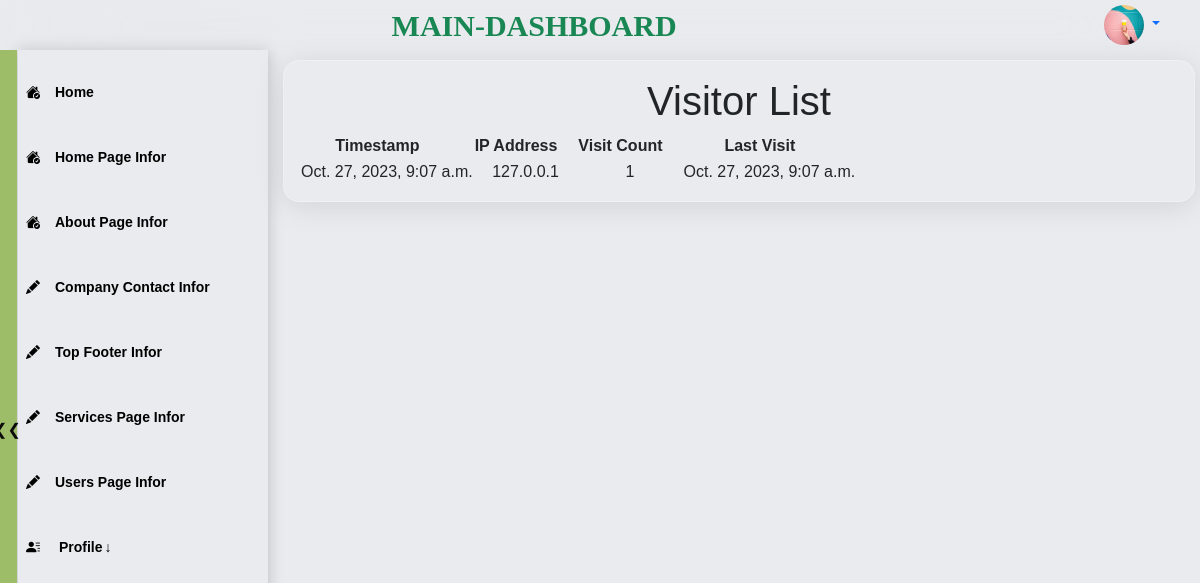
Page /visit-list/ (signed in) on the committed database.
### users/models.py (models this page shows, shortened)
class Profile(models.Model):
    is_staff = models.BooleanField(default=False)
    user = models.OneToOneField(User, on_delete=models.CASCADE) # Delete profile when user is deleted
    phone_number = PhoneNumberField(null=True, blank=True)
    country= CountryField(blank=True)
    title = models.CharField(default='This is the default, title change it in profile.', max_length=200, null=True)
    desc_text='Hey, there is a default text description about you that you can change it by clicking "Edit" or going'
    desc = models.TextField(default=desc_text, max_length=200, null=True)
    image = models.ImageField(default='default.jpg', upload_to='profile_pics')
    github = models.URLField(default='https://www.github.com/', max_length=1000, null=True, blank=True)
    facebook = models.URLField(default='https://www.facebook.com/', max_length=1000, null=True, blank=True)
    googleplus = models.URLField(default='https://www.google.com/', max_length=1000, null=True, blank=True)
    instagram = models.URLField(default='https://www.instagram.com/', max_length=1000, null=True, blank=True)

### visitors_counter/models.py (models this page shows, shortened)
class Visit(models.Model):
    timestamp = models.DateTimeField(default=timezone.now)
    ip_address = models.GenericIPAddressField()
    visit_count = models.PositiveIntegerField(default=1)
    last_visit = models.DateTimeField(default=timezone.now)  # Add this line for last_visit
    @classmethod
    def get_total_visitors_and_visits(cls):
        total_visitors = cls.objects.aggregate(total_visitors=Count('ip_address', distinct=True))
        total_visits = cls.objects.aggregate(total_visits=Sum('visit_count'))
        return total_visitors['total_visitors'], total_visits['total_visits']

### visitors_counter/admin_views/visitors_count_views.py (the view)
# urls.py: path('visit-list/', visit_list, name='visit_list'),
def visit_list(request):
    total_visitors, total_visits = Visit.get_total_visitors_and_visits()
    visitors = Visit.objects.all()
    return render(request, 'maindashboard/visitors_counter/visit_list.html', {
        'visitors': visitors,
        'total_visitors': total_visitors,
        'total_visits': total_visits,
    })

### templates/maindashboard/visitors_counter/visit_list.html (shortened to what this page needs)
{% extends 'maindashboard/dashboard_base.html'  %}
{% load static %}
{% block css %}
<link rel="stylesheet" href="{% static 'css/description.css' %}" type="text/css">
<link rel="stylesheet" href="{% static 'css/contact.css' %}" type="text/css">
{% endblock css %}
{% block content %}
<section class="s2 contact ">
    <div id="contact-page" class="item container">
        <h1>Visitor List</h1>
        <table>
            <thead>
                <tr>
                    <th>Timestamp</th>
                    <th>IP Address</th>
                    <th>Visit Count</th>
                    <th>Last Visit</th>
                </tr>
            </thead>
            <tbody>
                {% for visitor in visitors %}
                <tr>
                    <td>{{ visitor.timestamp }}</td>
                    <td>{{ visitor.ip_address }}</td>
                    <td>{{ visitor.visit_count }}</td>
                    <td>{{ visitor.last_visit }}</td>
                </tr>
                {% endfor %}
            </tbody>
        </table>
    </div>
</section>
{% endblock%}

### templates/maindashboard/dashboard_base.html (shortened to what this page needs)
{% load static %}
<!doctype html>
<html>
<head>
    <link rel="stylesheet" type="text/css"href="https://cdnjs.cloudflare.com/ajax/libs/font-awesome/6.2.0/css/all.min.css">
    <link href="https://cdn.jsdelivr.net/npm/bootstrap@5.3.1/dist/css/bootstrap.min.css" rel="stylesheet">
    <link rel="stylesheet" href="https://cdn.jsdelivr.net/npm/bootstrap-icons@1.10.5/font/bootstrap-icons.css">
    <link rel="stylesheet" href="{% static 'css/blogdashboard/style.css' %}">
    <link rel="stylesheet" href="{% static 'css/blogdashboard/dashboard_nav.css' %}">
    <link rel="stylesheet" href="{% static 'css/blogdashboard/dashboard_sidebar.css' %}">
    <link rel="stylesheet" href="{% static 'css/blogdashboard/dashboard_sidebar.css' %}">
    <link rel="stylesheet" href="{% static 'css/dashboard_all_pages.css' %}">
    {% block css%} {% endblock css%}
</head>
<body class="preload">
    <header class="header">
        <div id="logo">
            <div class="logo">
                main-dashboard
            </div>
        </div>
        <div class="user nav-item dropdown">
            {% if user.is_authenticated %}
              <a class="dropdown-toggle" style="background:none; "id="dropdownMenuButton1" data-bs-toggle="dropdown" aria-expanded="false">
                    <img src="{{user.profile.image.url}}" width="40" height="40" class="rounded-circle" alt="Avatar">
              </a>
            {% else %}
                <a href="{% url 'login' %}">
                    <span>Login</span>  </a>
            {%endif %}
        </div>
    </header>
    <main class="body-container containerl-xxl">
        <div class="item" id="side-bar">
            <div class="side__links">
                <a href="{% url 'main_dashboard_home' %}" class="side__link side__link--active">
                    <i class="bi bi-house-check-fill"></i>
                    Home
                </a>
                <a href="{% url 'home_page_view' %}" class="side__link side__link--active">
                    <i class="bi bi-house-check-fill"></i>
                    Home Page Infor
                </a>
                <a href="{% url 'about_page_view' %}" class="side__link side__link--active">
                    <i class="bi bi-house-check-fill"></i>
                    About Page Infor
                </a>
                <a href="{% url 'companycontact_info_view' %}" class="side__link ">
                    <i class="bi bi-pencil-fill"></i>
                    Company Contact Infor
                </a>
                <a href="{% url 'top_footer_view' %}" class="side__link ">
                    <i class="bi bi-pencil-fill"></i>
                    Top Footer Infor
                </a>
                <a href="{% url 'view_service_categories' %}" class="side__link ">
                    <i class="bi bi-pencil-fill"></i>
                    Services Page Infor
                </a>
                <a href="{% url 'user_list' %}" class="side__link ">
                    <i class="bi bi-pencil-fill"></i>
                    Users Page Infor
                </a>
                <div class="side__link dropdown">
                    <span class="dropdown-btn" aria-expanded="false">
                        <i class="bi bi-person-lines-fill"></i>
                        Profile<span style="padding-left: 2px;">&darr;</span>
                    </span>
                </div>
            </div>
        </div>
        <div class="item" id="main">
            <div>
                {% block content %}
                {% endblock content %}
            </div>
        </div>
    </main>
    <button id="hide-button" ><div class="indicator"></div></button>
</body>
</html>

### static/css/blogdashboard/style.css (style rules this page uses)
body { margin: 0; background-color: #e9ebee; --header-height: 50px; margin: var(--header-height) 0 0 0; font-family: sans-serif; cursor: default; }
.preload * { transition: none !important; }
a { text-decoration: none; }
.body-container { display: grid; }
@media (min-width:888px) { #hide-button { display: flex; position: fixed; top: 50px; width: 17px; height: 95%; border: none; padding-left: 4px; border-image: initial; background-color: rgb(157 189 105); color: rgb(12 10 10); font-size: 16px; cursor: pointer; z-index: 1; align-items: center; justify-content: center; } }
@media (min-width:888px) { .body-container { grid-template-columns: 250px auto; grid-template-areas: 'sidebar main'; grid-gap: 10px; margin-left: 18px; } }
@media (min-width:888px) { #side-bar { grid-area: sidebar; position: fixed; height: 100%; width: 250px; } }
@media (min-width:888px) { #main { grid-area: main; } }

### static/css/blogdashboard/dashboard_nav.css (style rules this page uses)
.header { position: fixed; z-index: 200; top: 0; left: 0; width: 100%; height: var(--header-height); display: grid; backdrop-filter: blur(60px); -webkit-backdrop-filter: blur(3px); }
#logo { display: flex; align-items: center; justify-content: center; grid-column: 6; font-family: emoji; font-weight: 700; color: #198754; text-transform: uppercase; }
.logo { font-size: 30px !important; }
.user { display: flex; align-items: center; grid-column: 9; }
@media (min-width: 888px) { .header { display: grid; align-items: center; justify-content: space-around; } }
@media (min-width: 888px) { .user { grid-column: 12; display: inline-flex; justify-content: right; margin-right: 4px; } }

### static/css/blogdashboard/dashboard_sidebar.css (style rules this page uses)
a { text-decoration: none; }
#main { padding: 10px 5px; }
.side__links { box-shadow: 0 0 15px rgba(0, 0, 0, 0.2); height: inherit; width: 100%; padding-top: 20px; transition: transform 0.3s; }
.side__link { display: flex; color: rgb(0,0,0); font-weight: bold; font-size: 14px; text-decoration: none; cursor: pointer; padding: 12px 3px; margin: 0 5px 20px 5px; transition: transform 0.3s; flex-wrap: wrap; }
.side__link>i, .side__link span .bi { margin-right: 15px; }
#side-bar .dropdown-btn { display: block; width: 100%; }
#side-bar .dropdown { position: relative; }
@media (min-width:891px) { .side__link.dropdown { width: auto; } }

### static/css/description.css (style rules this page uses)
main { height: 0; }

### static/css/contact.css (style rules this page uses)
section { display: flex; flex-direction: row; background: var(--bg-color); }
#contact-page { border-radius: 16px; box-shadow: 0 4px 30px rgba(0, 0, 0, 0.1); border: 1px solid rgba(255, 255, 255, 0.27); max-width: 1170px; margin-left: auto; margin-right: auto; padding: 1em; }

### templates/maindashboard/visitors_counter/visit_list.html (style rules this page uses)
th { padding-right: 20px; }
#contact-page { text-align: center; }

### rows in the picture
Visit: timestamp "Oct. 27, 2023, 9:07 a.m.", ip_address "127.0.0.1", visit_count "1", last_visit "Oct. 27, 2023, 9:07 a.m."
